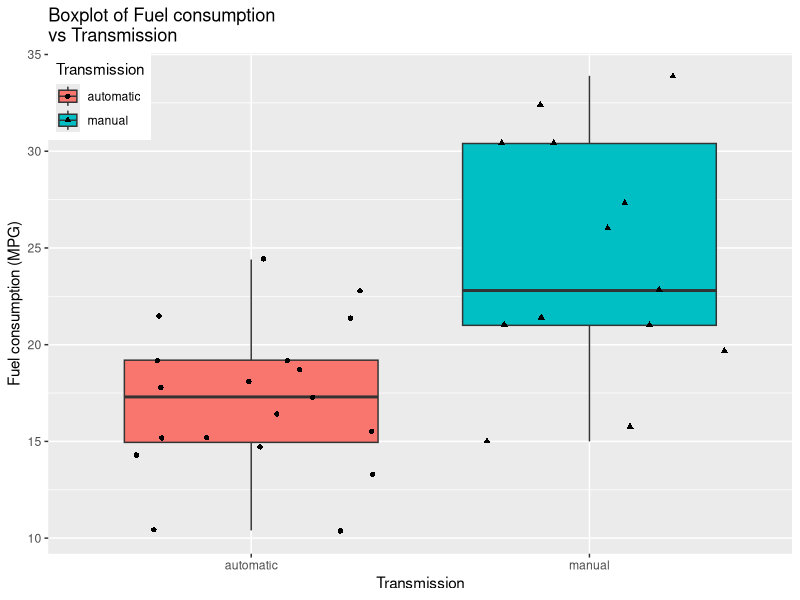
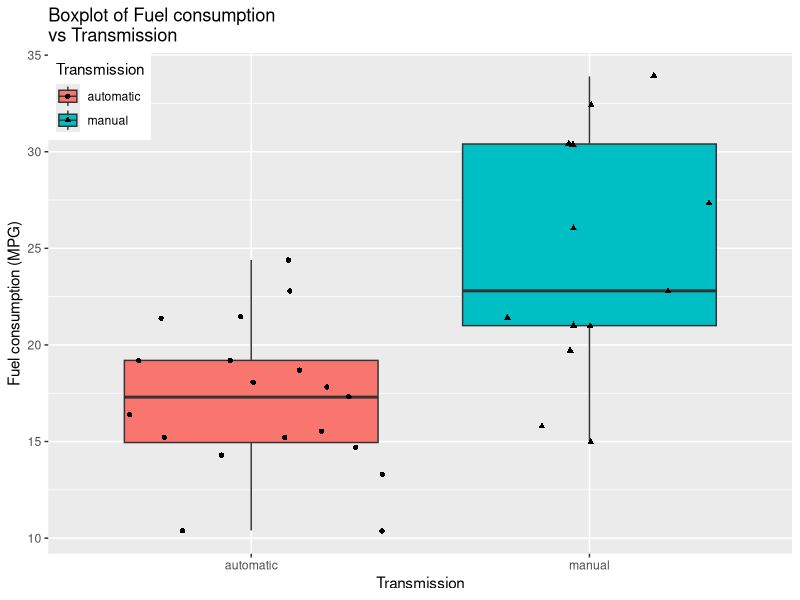
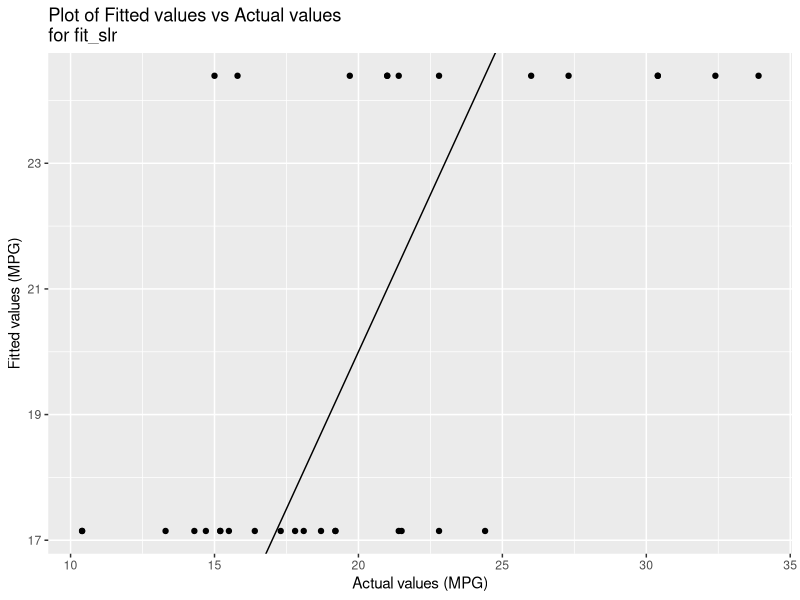
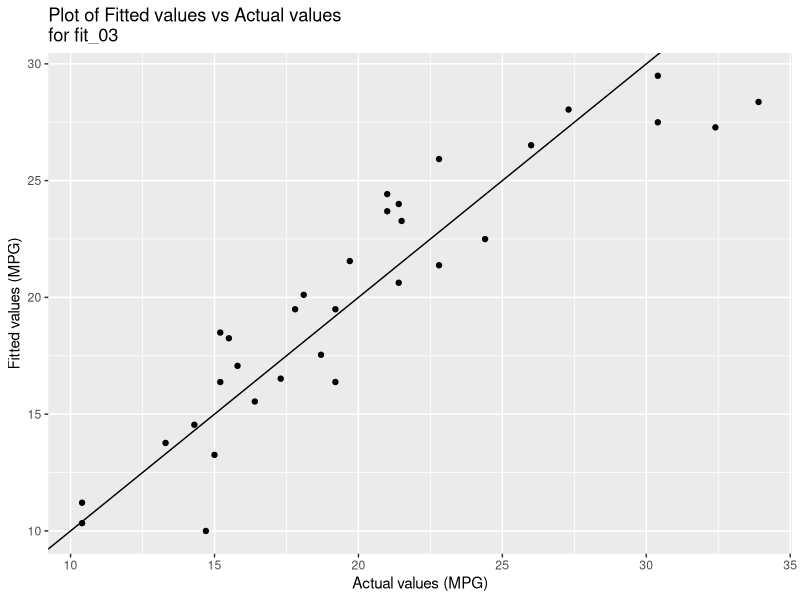
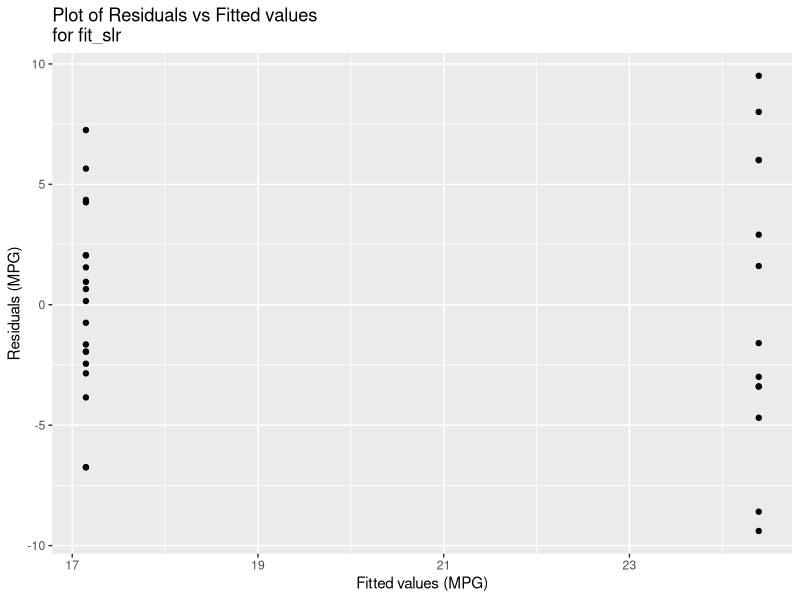
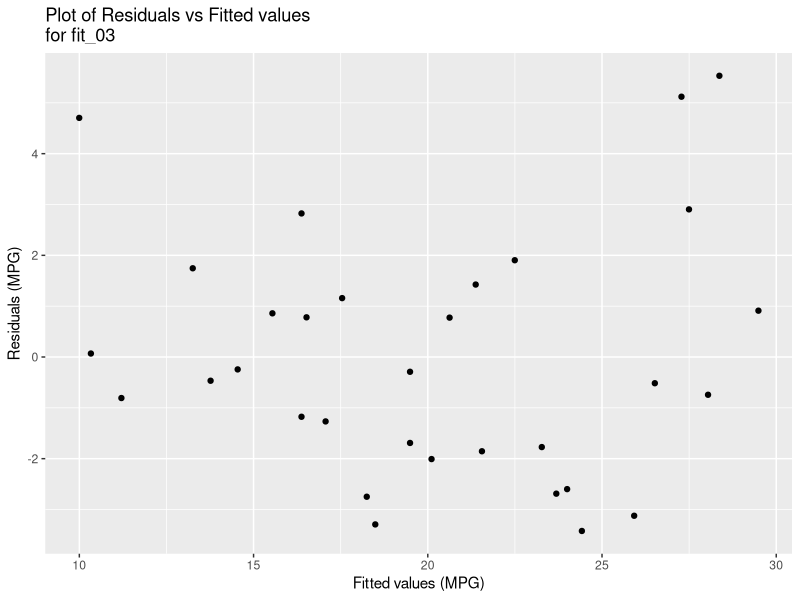

These charts were generated, in order, by the following R code:
## ---- chunk 1
knitr::opts_chunk$set(echo = FALSE,
                      message = FALSE,
                      warning = FALSE)
## ---- chunk 2
library(ggplot2)
library(dplyr)
## ---- chunk 3
library(datasets)
data("mtcars")
## ---- chunk 4
mtcars <- within(mtcars, {vs <- factor(vs, labels = c("V", "S"))
                          am <- factor(am, labels = c("automatic", "manual"))
                          cyl  <- ordered(cyl)
                          gear <- ordered(gear)
                          carb <- ordered(carb)})
## ---- chunk 5
str(mtcars)
## ---- chunk 6
g <- mtcars %>%
      ggplot(aes(am, mpg)) +
        geom_boxplot(aes(fill = am)) +
        geom_jitter(aes(pch = am)) +
        scale_fill_discrete(name = "Transmission") +
        scale_shape_discrete(name = "Transmission") +
        labs(title = "Boxplot of Fuel consumption\nvs Transmission",
             x = "Transmission",
             y = "Fuel consumption (MPG)") +
        theme(legend.justification = c(0,1), legend.position = c(0,1))

print(g)
## ---- chunk 7
set.seed(123)
## ---- chunk 8
fit_slr <- lm(mpg ~ am, data = mtcars)
summary(fit_slr)$coefficients
## ---- chunk 9
fit_01 <- lm(mpg ~ am, data = mtcars)
fit_02 <- update(fit_slr, mpg ~ am + wt)
fit_03 <- update(fit_slr, mpg ~ am + wt + hp)
fit_04 <- update(fit_slr, mpg ~ am + wt + hp + qsec)
fit_05 <- update(fit_slr, mpg ~ am + wt + hp + qsec + disp)
fit_06 <- update(fit_slr, mpg ~ am + wt + hp + qsec + disp + cyl)
fit_07 <- update(fit_slr, mpg ~ am + wt + hp + qsec + disp + cyl + vs)
fit_08 <- update(fit_slr, mpg ~ am + wt + hp + qsec + disp + cyl + vs + drat)
fit_09 <- update(fit_slr, mpg ~ am + wt + hp + qsec + disp + cyl + vs + drat + gear)
fit_10 <- update(fit_slr, mpg ~ am + wt + hp + qsec + disp + cyl + vs + drat + gear + carb)
## ---- chunk 10
anova(fit_01, fit_02, fit_03, fit_04, fit_05, fit_06, fit_07, fit_08, fit_09, fit_10)
## ---- chunk 11
summary(fit_03)$coefficients
## ---- chunk 12
g <- mtcars %>%
      ggplot(aes(am, mpg)) +
        geom_boxplot(aes(fill = am)) +
        geom_jitter(aes(pch = am)) +
        scale_fill_discrete(name = "Transmission") +
        scale_shape_discrete(name = "Transmission") +
        labs(title = "Boxplot of Fuel consumption\nvs Transmission",
             x = "Transmission",
             y = "Fuel consumption (MPG)") +
        theme(legend.justification = c(0,1), legend.position = c(0,1))

print(g)
## ---- chunk 13
q1 <- qplot(mtcars$mpg, fit_slr$fitted.values) +
        geom_abline(intercept = 0, slope = 1) +
        labs(title = "Plot of Fitted values vs Actual values\nfor fit_slr",
             x = "Actual values (MPG)",
             y = "Fitted values (MPG)")

print(q1)
## ---- chunk 14
q2 <- qplot(mtcars$mpg, fit_03$fitted.values) +
        geom_abline(intercept = 0, slope = 1) +
        labs(title = "Plot of Fitted values vs Actual values\nfor fit_03",
             x = "Actual values (MPG)",
             y = "Fitted values (MPG)")

print(q2)
## ---- chunk 15
q3 <- qplot(fit_slr$fitted.values, fit_slr$residuals)  +
        labs(title = "Plot of Residuals vs Fitted values\nfor fit_slr",
             x = "Fitted values (MPG)",
             y = "Residuals (MPG)")

print(q3)
## ---- chunk 16
q4 <- qplot(fit_03$fitted.values, fit_03$residuals)  +
        labs(title = "Plot of Residuals vs Fitted values\nfor fit_03",
             x = "Fitted values (MPG)",
             y = "Residuals (MPG)")

print(q4)
